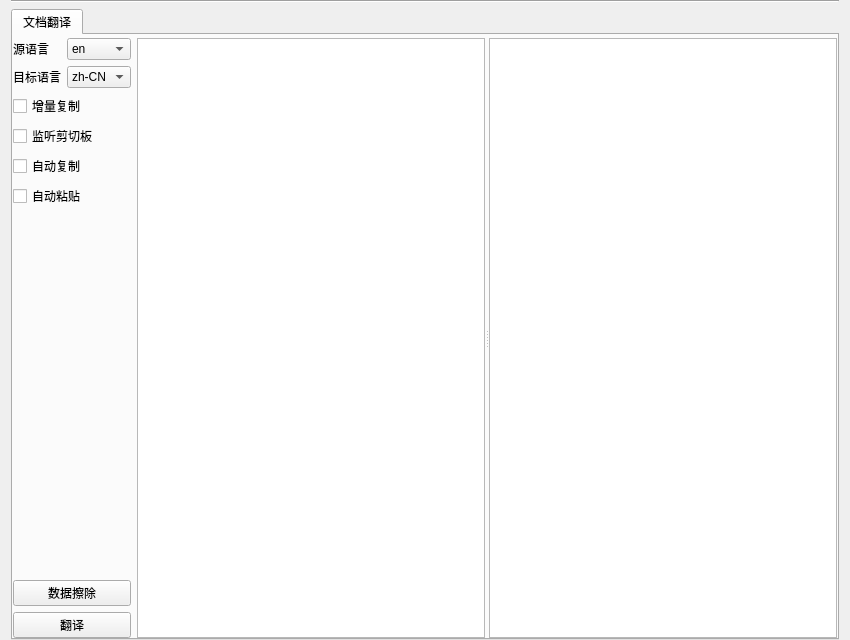
<?xml version="1.0" encoding="UTF-8"?>
<ui version="4.0">
 <class>FormTranslateAssistant</class>
 <widget class="QWidget" name="FormTranslateAssistant">
  <property name="geometry">
   <rect>
    <x>0</x>
    <y>0</y>
    <width>850</width>
    <height>640</height>
   </rect>
  </property>
  <property name="minimumSize">
   <size>
    <width>850</width>
    <height>640</height>
   </size>
  </property>
  <property name="windowTitle">
   <string>Form</string>
  </property>
  <layout class="QVBoxLayout" name="verticalLayout">
   <property name="topMargin">
    <number>0</number>
   </property>
   <property name="bottomMargin">
    <number>0</number>
   </property>
   <item>
    <widget class="Line" name="line">
     <property name="orientation">
      <enum>Qt::Horizontal</enum>
     </property>
    </widget>
   </item>
   <item>
    <widget class="QTabWidget" name="tabWidget">
     <property name="currentIndex">
      <number>0</number>
     </property>
     <widget class="QWidget" name="translate">
      <attribute name="title">
       <string>文档翻译</string>
      </attribute>
      <layout class="QHBoxLayout" name="horizontalLayout_24">
       <property name="leftMargin">
        <number>0</number>
       </property>
       <property name="topMargin">
        <number>3</number>
       </property>
       <property name="rightMargin">
        <number>0</number>
       </property>
       <property name="bottomMargin">
        <number>0</number>
       </property>
       <item>
        <widget class="QWidget" name="widget_32" native="true">
         <property name="maximumSize">
          <size>
           <width>150</width>
           <height>16777215</height>
          </size>
         </property>
         <layout class="QVBoxLayout" name="verticalLayout_26">
          <property name="leftMargin">
           <number>0</number>
          </property>
          <property name="topMargin">
           <number>0</number>
          </property>
          <property name="rightMargin">
           <number>0</number>
          </property>
          <property name="bottomMargin">
           <number>0</number>
          </property>
          <item>
           <widget class="QWidget" name="widget_33" native="true">
            <layout class="QFormLayout" name="formLayout_3">
             <property name="leftMargin">
              <number>0</number>
             </property>
             <property name="topMargin">
              <number>0</number>
             </property>
             <property name="rightMargin">
              <number>0</number>
             </property>
             <property name="bottomMargin">
              <number>0</number>
             </property>
             <item row="0" column="0">
              <widget class="QLabel" name="label_20">
               <property name="layoutDirection">
                <enum>Qt::RightToLeft</enum>
               </property>
               <property name="text">
                <string>源语言</string>
               </property>
               <property name="alignment">
                <set>Qt::AlignCenter</set>
               </property>
              </widget>
             </item>
             <item row="0" column="1">
              <widget class="QComboBox" name="cbbSrcLang">
               <property name="layoutDirection">
                <enum>Qt::LeftToRight</enum>
               </property>
               <item>
                <property name="text">
                 <string>en</string>
                </property>
               </item>
              </widget>
             </item>
             <item row="1" column="0">
              <widget class="QLabel" name="label_21">
               <property name="layoutDirection">
                <enum>Qt::RightToLeft</enum>
               </property>
               <property name="text">
                <string>目标语言</string>
               </property>
               <property name="alignment">
                <set>Qt::AlignCenter</set>
               </property>
              </widget>
             </item>
             <item row="1" column="1">
              <widget class="QComboBox" name="cbbDestLang">
               <property name="layoutDirection">
                <enum>Qt::LeftToRight</enum>
               </property>
               <item>
                <property name="text">
                 <string>zh-CN</string>
                </property>
               </item>
              </widget>
             </item>
             <item row="2" column="0" colspan="2">
              <widget class="QCheckBox" name="cBIncrementalCopy">
               <property name="text">
                <string>增量复制</string>
               </property>
              </widget>
             </item>
             <item row="3" column="0" colspan="2">
              <widget class="QCheckBox" name="cBMonitorClip">
               <property name="text">
                <string>监听剪切板</string>
               </property>
              </widget>
             </item>
             <item row="4" column="0" colspan="2">
              <widget class="QCheckBox" name="cBAutoCopy">
               <property name="text">
                <string>自动复制</string>
               </property>
              </widget>
             </item>
             <item row="5" column="0" colspan="2">
              <widget class="QCheckBox" name="cBAutoPaste">
               <property name="text">
                <string>自动粘贴</string>
               </property>
              </widget>
             </item>
            </layout>
           </widget>
          </item>
          <item>
           <spacer name="verticalSpacer">
            <property name="orientation">
             <enum>Qt::Vertical</enum>
            </property>
            <property name="sizeHint" stdset="0">
             <size>
              <width>20</width>
              <height>366</height>
             </size>
            </property>
           </spacer>
          </item>
          <item>
           <widget class="QWidget" name="widget_34" native="true">
            <layout class="QVBoxLayout" name="verticalLayout_28">
             <property name="leftMargin">
              <number>0</number>
             </property>
             <property name="topMargin">
              <number>0</number>
             </property>
             <property name="rightMargin">
              <number>0</number>
             </property>
             <property name="bottomMargin">
              <number>0</number>
             </property>
             <item>
              <widget class="QPushButton" name="btnClearData">
               <property name="text">
                <string>数据擦除</string>
               </property>
              </widget>
             </item>
             <item>
              <widget class="QPushButton" name="btnTranslate">
               <property name="text">
                <string>翻译</string>
               </property>
              </widget>
             </item>
            </layout>
           </widget>
          </item>
         </layout>
        </widget>
       </item>
       <item>
        <widget class="QWidget" name="widget_translate" native="true">
         <layout class="QVBoxLayout" name="verticalLayout_27">
          <property name="leftMargin">
           <number>0</number>
          </property>
          <property name="topMargin">
           <number>0</number>
          </property>
          <property name="rightMargin">
           <number>0</number>
          </property>
          <property name="bottomMargin">
           <number>0</number>
          </property>
          <item>
           <widget class="QSplitter" name="splitter">
            <property name="orientation">
             <enum>Qt::Horizontal</enum>
            </property>
            <widget class="QTextEdit" name="textEditOrigin"/>
            <widget class="QTextEdit" name="textEditDest"/>
           </widget>
          </item>
         </layout>
        </widget>
       </item>
      </layout>
     </widget>
    </widget>
   </item>
  </layout>
 </widget>
 <resources/>
 <connections/>
</ui>
